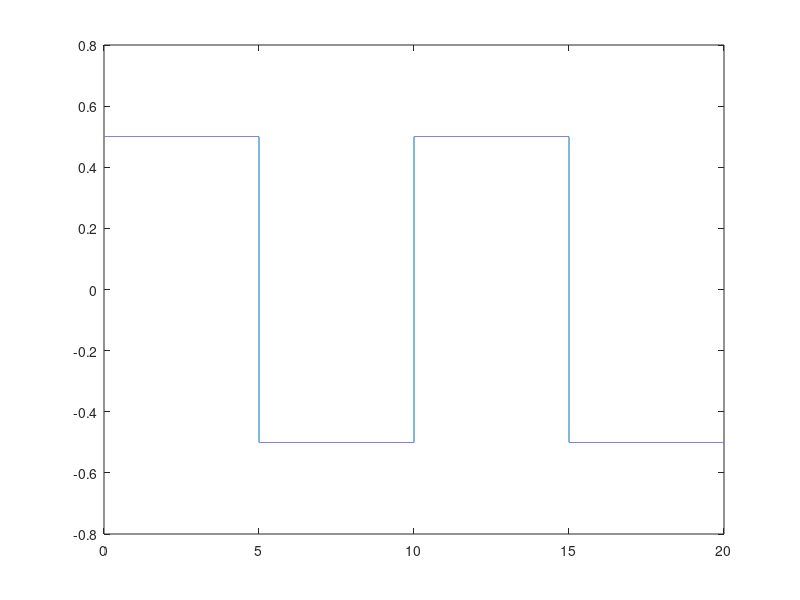

Write the MATLAB code that produced this figure.
%function [ time_pos , sq_wave , B_unnorm ] = generate_data
close all; clc;
n_comps = 30; 
period = 10; 
fundFreq = 1/ period ;
time_pos = 0:0.0001:2* period ; 
harmonics = 2*(1: n_comps ) -1;
sq_wave = floor (0.9* sin (2* pi* fundFreq * time_pos )) +.5; %% generate the signal
B_unnorm = sin (2* pi* fundFreq *( harmonics'* time_pos )) /2; %% generate the basis

%(a)
figure(1)
plot(time_pos,sq_wave);

%(b)
figure(2)

%end